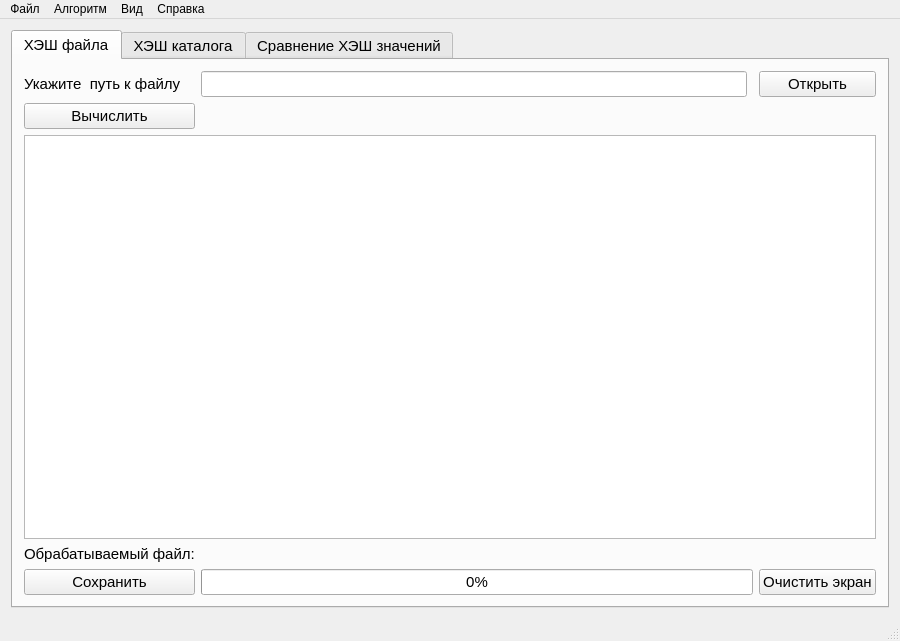
<?xml version="1.0" encoding="UTF-8"?>
<ui version="4.0">
 <class>GuiHash</class>
 <widget class="QMainWindow" name="GuiHash">
  <property name="windowModality">
   <enum>Qt::ApplicationModal</enum>
  </property>
  <property name="geometry">
   <rect>
    <x>0</x>
    <y>0</y>
    <width>900</width>
    <height>641</height>
   </rect>
  </property>
  <property name="sizePolicy">
   <sizepolicy hsizetype="Fixed" vsizetype="Fixed">
    <horstretch>0</horstretch>
    <verstretch>0</verstretch>
   </sizepolicy>
  </property>
  <property name="windowTitle">
   <string> Средства контроля целостности</string>
  </property>
  <property name="windowIcon">
   <iconset resource="qres.qrc">
    <normaloff>:/new/icon/Icon.png</normaloff>:/new/icon/Icon.png</iconset>
  </property>
  <property name="documentMode">
   <bool>false</bool>
  </property>
  <widget class="QWidget" name="centralWidget">
   <property name="enabled">
    <bool>true</bool>
   </property>
   <property name="sizePolicy">
    <sizepolicy hsizetype="Expanding" vsizetype="Expanding">
     <horstretch>0</horstretch>
     <verstretch>0</verstretch>
    </sizepolicy>
   </property>
   <property name="minimumSize">
    <size>
     <width>900</width>
     <height>600</height>
    </size>
   </property>
   <property name="maximumSize">
    <size>
     <width>16777215</width>
     <height>16777215</height>
    </size>
   </property>
   <property name="layoutDirection">
    <enum>Qt::LeftToRight</enum>
   </property>
   <property name="autoFillBackground">
    <bool>false</bool>
   </property>
   <layout class="QGridLayout" name="gridLayout">
    <item row="0" column="0">
     <widget class="QTabWidget" name="tabWidget">
      <property name="enabled">
       <bool>true</bool>
      </property>
      <property name="sizePolicy">
       <sizepolicy hsizetype="Expanding" vsizetype="Expanding">
        <horstretch>0</horstretch>
        <verstretch>0</verstretch>
       </sizepolicy>
      </property>
      <property name="font">
       <font>
        <pointsize>11</pointsize>
       </font>
      </property>
      <property name="acceptDrops">
       <bool>true</bool>
      </property>
      <property name="tabPosition">
       <enum>QTabWidget::North</enum>
      </property>
      <property name="tabShape">
       <enum>QTabWidget::Rounded</enum>
      </property>
      <property name="currentIndex">
       <number>0</number>
      </property>
      <property name="iconSize">
       <size>
        <width>16</width>
        <height>16</height>
       </size>
      </property>
      <property name="elideMode">
       <enum>Qt::ElideLeft</enum>
      </property>
      <property name="usesScrollButtons">
       <bool>false</bool>
      </property>
      <property name="documentMode">
       <bool>false</bool>
      </property>
      <property name="tabsClosable">
       <bool>false</bool>
      </property>
      <property name="movable">
       <bool>false</bool>
      </property>
      <property name="tabBarAutoHide">
       <bool>false</bool>
      </property>
      <widget class="QWidget" name="tab">
       <property name="sizePolicy">
        <sizepolicy hsizetype="Preferred" vsizetype="Preferred">
         <horstretch>0</horstretch>
         <verstretch>0</verstretch>
        </sizepolicy>
       </property>
       <attribute name="title">
        <string comment="Вычислить хэш-значение для файла" extracomment="Вычислить хэш-значение для файла">ХЭШ файла</string>
       </attribute>
       <layout class="QGridLayout" name="gridLayout_3">
        <item row="12" column="0">
         <widget class="QLabel" name="label_3">
          <property name="sizePolicy">
           <sizepolicy hsizetype="Fixed" vsizetype="Minimum">
            <horstretch>0</horstretch>
            <verstretch>0</verstretch>
           </sizepolicy>
          </property>
          <property name="font">
           <font>
            <pointsize>11</pointsize>
           </font>
          </property>
          <property name="text">
           <string>Обрабатываемый файл:</string>
          </property>
         </widget>
        </item>
        <item row="13" column="4">
         <widget class="QPushButton" name="pushButton_7">
          <property name="sizePolicy">
           <sizepolicy hsizetype="Preferred" vsizetype="Fixed">
            <horstretch>0</horstretch>
            <verstretch>0</verstretch>
           </sizepolicy>
          </property>
          <property name="text">
           <string>Очистить экран</string>
          </property>
         </widget>
        </item>
        <item row="0" column="4">
         <widget class="QPushButton" name="pushButton_2">
          <property name="sizePolicy">
           <sizepolicy hsizetype="Preferred" vsizetype="Fixed">
            <horstretch>0</horstretch>
            <verstretch>0</verstretch>
           </sizepolicy>
          </property>
          <property name="text">
           <string>Открыть</string>
          </property>
         </widget>
        </item>
        <item row="0" column="0">
         <widget class="QLabel" name="label_File">
          <property name="sizePolicy">
           <sizepolicy hsizetype="Fixed" vsizetype="Preferred">
            <horstretch>0</horstretch>
            <verstretch>0</verstretch>
           </sizepolicy>
          </property>
          <property name="text">
           <string>Укажите  путь к файлу </string>
          </property>
         </widget>
        </item>
        <item row="13" column="0">
         <widget class="QPushButton" name="pushButton_3">
          <property name="sizePolicy">
           <sizepolicy hsizetype="Preferred" vsizetype="Fixed">
            <horstretch>0</horstretch>
            <verstretch>0</verstretch>
           </sizepolicy>
          </property>
          <property name="sizeIncrement">
           <size>
            <width>0</width>
            <height>0</height>
           </size>
          </property>
          <property name="text">
           <string>Сохранить</string>
          </property>
         </widget>
        </item>
        <item row="9" column="0" colspan="5">
         <widget class="QTextBrowser" name="textBrowser">
          <property name="sizePolicy">
           <sizepolicy hsizetype="Expanding" vsizetype="Expanding">
            <horstretch>0</horstretch>
            <verstretch>0</verstretch>
           </sizepolicy>
          </property>
          <property name="font">
           <font>
            <family>Courier New</family>
            <pointsize>11</pointsize>
           </font>
          </property>
          <property name="inputMethodHints">
           <set>Qt::ImhNone</set>
          </property>
          <property name="verticalScrollBarPolicy">
           <enum>Qt::ScrollBarAsNeeded</enum>
          </property>
          <property name="horizontalScrollBarPolicy">
           <enum>Qt::ScrollBarAlwaysOff</enum>
          </property>
          <property name="sizeAdjustPolicy">
           <enum>QAbstractScrollArea::AdjustIgnored</enum>
          </property>
         </widget>
        </item>
        <item row="0" column="1" colspan="2">
         <widget class="QLineEdit" name="lineEdit">
          <property name="sizePolicy">
           <sizepolicy hsizetype="Preferred" vsizetype="Fixed">
            <horstretch>0</horstretch>
            <verstretch>0</verstretch>
           </sizepolicy>
          </property>
         </widget>
        </item>
        <item row="12" column="2">
         <widget class="QLabel" name="label_4">
          <property name="sizePolicy">
           <sizepolicy hsizetype="Expanding" vsizetype="Fixed">
            <horstretch>0</horstretch>
            <verstretch>0</verstretch>
           </sizepolicy>
          </property>
          <property name="font">
           <font>
            <pointsize>11</pointsize>
           </font>
          </property>
          <property name="text">
           <string/>
          </property>
         </widget>
        </item>
        <item row="13" column="1" colspan="3">
         <widget class="QProgressBar" name="progressBarFile">
          <property name="sizePolicy">
           <sizepolicy hsizetype="Preferred" vsizetype="Fixed">
            <horstretch>0</horstretch>
            <verstretch>0</verstretch>
           </sizepolicy>
          </property>
          <property name="value">
           <number>0</number>
          </property>
         </widget>
        </item>
        <item row="8" column="0">
         <widget class="QPushButton" name="pushButton">
          <property name="sizePolicy">
           <sizepolicy hsizetype="Preferred" vsizetype="Preferred">
            <horstretch>0</horstretch>
            <verstretch>0</verstretch>
           </sizepolicy>
          </property>
          <property name="text">
           <string>Вычислить</string>
          </property>
          <property name="checkable">
           <bool>false</bool>
          </property>
          <property name="autoDefault">
           <bool>false</bool>
          </property>
         </widget>
        </item>
       </layout>
      </widget>
      <widget class="QWidget" name="tab_2">
       <attribute name="title">
        <string comment="Вычислить ХЭШ значения для каталога" extracomment="Вычислить ХЭШ значения для каталога">ХЭШ каталога</string>
       </attribute>
       <layout class="QGridLayout" name="gridLayout_2">
        <item row="0" column="0">
         <widget class="QLabel" name="label_Directory">
          <property name="sizePolicy">
           <sizepolicy hsizetype="Fixed" vsizetype="Fixed">
            <horstretch>0</horstretch>
            <verstretch>0</verstretch>
           </sizepolicy>
          </property>
          <property name="lineWidth">
           <number>5</number>
          </property>
          <property name="text">
           <string>Укажите путь к каталогу</string>
          </property>
         </widget>
        </item>
        <item row="4" column="0" colspan="6">
         <widget class="QTextBrowser" name="textDirectory">
          <property name="font">
           <font>
            <family>Courier New</family>
            <pointsize>11</pointsize>
           </font>
          </property>
          <property name="verticalScrollBarPolicy">
           <enum>Qt::ScrollBarAsNeeded</enum>
          </property>
          <property name="horizontalScrollBarPolicy">
           <enum>Qt::ScrollBarAlwaysOff</enum>
          </property>
          <property name="sizeAdjustPolicy">
           <enum>QAbstractScrollArea::AdjustIgnored</enum>
          </property>
          <property name="autoFormatting">
           <set>QTextEdit::AutoNone</set>
          </property>
         </widget>
        </item>
        <item row="6" column="5">
         <widget class="QPushButton" name="pushButton_8">
          <property name="sizePolicy">
           <sizepolicy hsizetype="Preferred" vsizetype="Fixed">
            <horstretch>0</horstretch>
            <verstretch>0</verstretch>
           </sizepolicy>
          </property>
          <property name="text">
           <string>Очистить экран</string>
          </property>
         </widget>
        </item>
        <item row="5" column="0">
         <widget class="QLabel" name="label">
          <property name="sizePolicy">
           <sizepolicy hsizetype="Fixed" vsizetype="Preferred">
            <horstretch>0</horstretch>
            <verstretch>0</verstretch>
           </sizepolicy>
          </property>
          <property name="font">
           <font>
            <pointsize>11</pointsize>
           </font>
          </property>
          <property name="text">
           <string>Обрабатываемый файл:</string>
          </property>
         </widget>
        </item>
        <item row="5" column="2">
         <widget class="QLabel" name="label_2">
          <property name="sizePolicy">
           <sizepolicy hsizetype="Expanding" vsizetype="Fixed">
            <horstretch>0</horstretch>
            <verstretch>0</verstretch>
           </sizepolicy>
          </property>
          <property name="font">
           <font>
            <pointsize>11</pointsize>
           </font>
          </property>
          <property name="text">
           <string/>
          </property>
         </widget>
        </item>
        <item row="6" column="0">
         <widget class="QPushButton" name="pushButton_6">
          <property name="sizePolicy">
           <sizepolicy hsizetype="Preferred" vsizetype="Fixed">
            <horstretch>0</horstretch>
            <verstretch>0</verstretch>
           </sizepolicy>
          </property>
          <property name="text">
           <string>Сохранить</string>
          </property>
         </widget>
        </item>
        <item row="0" column="5">
         <widget class="QPushButton" name="pushButton_4">
          <property name="sizePolicy">
           <sizepolicy hsizetype="Preferred" vsizetype="Fixed">
            <horstretch>0</horstretch>
            <verstretch>0</verstretch>
           </sizepolicy>
          </property>
          <property name="text">
           <string>Открыть</string>
          </property>
         </widget>
        </item>
        <item row="1" column="0">
         <widget class="QPushButton" name="pushButton_5">
          <property name="sizePolicy">
           <sizepolicy hsizetype="Preferred" vsizetype="Fixed">
            <horstretch>0</horstretch>
            <verstretch>0</verstretch>
           </sizepolicy>
          </property>
          <property name="layoutDirection">
           <enum>Qt::LeftToRight</enum>
          </property>
          <property name="text">
           <string>Вычислить</string>
          </property>
         </widget>
        </item>
        <item row="0" column="1" colspan="3">
         <widget class="QLineEdit" name="lineDirectory">
          <property name="sizePolicy">
           <sizepolicy hsizetype="Preferred" vsizetype="Fixed">
            <horstretch>0</horstretch>
            <verstretch>0</verstretch>
           </sizepolicy>
          </property>
          <property name="layoutDirection">
           <enum>Qt::RightToLeft</enum>
          </property>
         </widget>
        </item>
        <item row="6" column="1" colspan="4">
         <widget class="QProgressBar" name="progressBarDirectory">
          <property name="sizePolicy">
           <sizepolicy hsizetype="Preferred" vsizetype="Fixed">
            <horstretch>0</horstretch>
            <verstretch>0</verstretch>
           </sizepolicy>
          </property>
          <property name="value">
           <number>0</number>
          </property>
         </widget>
        </item>
       </layout>
      </widget>
      <widget class="QWidget" name="tab_3">
       <property name="layoutDirection">
        <enum>Qt::LeftToRight</enum>
       </property>
       <attribute name="title">
        <string>Сравнение ХЭШ значений</string>
       </attribute>
       <layout class="QGridLayout" name="gridLayout_6">
        <item row="5" column="1">
         <widget class="QLabel" name="label_5">
          <property name="sizePolicy">
           <sizepolicy hsizetype="Fixed" vsizetype="Fixed">
            <horstretch>0</horstretch>
            <verstretch>0</verstretch>
           </sizepolicy>
          </property>
          <property name="text">
           <string>Файл №1 </string>
          </property>
         </widget>
        </item>
        <item row="17" column="1" colspan="5">
         <widget class="QTextBrowser" name="textBrowserFile1">
          <property name="sizePolicy">
           <sizepolicy hsizetype="Expanding" vsizetype="Expanding">
            <horstretch>0</horstretch>
            <verstretch>0</verstretch>
           </sizepolicy>
          </property>
          <property name="font">
           <font>
            <family>Courier New</family>
           </font>
          </property>
          <property name="verticalScrollBarPolicy">
           <enum>Qt::ScrollBarAlwaysOff</enum>
          </property>
          <property name="horizontalScrollBarPolicy">
           <enum>Qt::ScrollBarAlwaysOff</enum>
          </property>
          <property name="sizeAdjustPolicy">
           <enum>QAbstractScrollArea::AdjustIgnored</enum>
          </property>
         </widget>
        </item>
        <item row="13" column="1">
         <widget class="QLabel" name="label_7">
          <property name="sizePolicy">
           <sizepolicy hsizetype="Minimum" vsizetype="Fixed">
            <horstretch>0</horstretch>
            <verstretch>0</verstretch>
           </sizepolicy>
          </property>
          <property name="text">
           <string>Файл №2</string>
          </property>
         </widget>
        </item>
        <item row="20" column="1">
         <widget class="QLabel" name="label_6">
          <property name="text">
           <string>Идет сравнение</string>
          </property>
         </widget>
        </item>
        <item row="5" column="2">
         <widget class="QLineEdit" name="lineFile1">
          <property name="sizePolicy">
           <sizepolicy hsizetype="Expanding" vsizetype="Fixed">
            <horstretch>0</horstretch>
            <verstretch>0</verstretch>
           </sizepolicy>
          </property>
         </widget>
        </item>
        <item row="5" column="4">
         <widget class="QPushButton" name="pushButtonFile1">
          <property name="sizePolicy">
           <sizepolicy hsizetype="Preferred" vsizetype="Fixed">
            <horstretch>0</horstretch>
            <verstretch>0</verstretch>
           </sizepolicy>
          </property>
          <property name="text">
           <string>Открыть</string>
          </property>
         </widget>
        </item>
        <item row="13" column="2">
         <widget class="QLineEdit" name="lineFile2">
          <property name="sizePolicy">
           <sizepolicy hsizetype="Preferred" vsizetype="Preferred">
            <horstretch>0</horstretch>
            <verstretch>0</verstretch>
           </sizepolicy>
          </property>
         </widget>
        </item>
        <item row="20" column="2" colspan="3">
         <widget class="QProgressBar" name="progressBarCompare">
          <property name="enabled">
           <bool>true</bool>
          </property>
          <property name="sizePolicy">
           <sizepolicy hsizetype="Preferred" vsizetype="Fixed">
            <horstretch>0</horstretch>
            <verstretch>0</verstretch>
           </sizepolicy>
          </property>
          <property name="value">
           <number>0</number>
          </property>
         </widget>
        </item>
        <item row="13" column="4">
         <widget class="QPushButton" name="pushButtonFile2">
          <property name="sizePolicy">
           <sizepolicy hsizetype="Preferred" vsizetype="Fixed">
            <horstretch>0</horstretch>
            <verstretch>0</verstretch>
           </sizepolicy>
          </property>
          <property name="text">
           <string>Открыть</string>
          </property>
         </widget>
        </item>
        <item row="21" column="1">
         <widget class="QPushButton" name="pushButtonCompare">
          <property name="enabled">
           <bool>true</bool>
          </property>
          <property name="sizePolicy">
           <sizepolicy hsizetype="Preferred" vsizetype="Fixed">
            <horstretch>0</horstretch>
            <verstretch>0</verstretch>
           </sizepolicy>
          </property>
          <property name="layoutDirection">
           <enum>Qt::LeftToRight</enum>
          </property>
          <property name="text">
           <string>Сравнить </string>
          </property>
         </widget>
        </item>
        <item row="21" column="4">
         <widget class="QPushButton" name="pushButton_9">
          <property name="sizePolicy">
           <sizepolicy hsizetype="Preferred" vsizetype="Fixed">
            <horstretch>0</horstretch>
            <verstretch>0</verstretch>
           </sizepolicy>
          </property>
          <property name="text">
           <string>Сохранить</string>
          </property>
         </widget>
        </item>
       </layout>
      </widget>
     </widget>
    </item>
   </layout>
  </widget>
  <widget class="QMenuBar" name="menuBar">
   <property name="geometry">
    <rect>
     <x>0</x>
     <y>0</y>
     <width>900</width>
     <height>21</height>
    </rect>
   </property>
   <widget class="QMenu" name="menuFile">
    <property name="title">
     <string>Файл</string>
    </property>
    <addaction name="actionSave"/>
    <addaction name="actionOpen"/>
    <addaction name="actionClear"/>
    <addaction name="separator"/>
    <addaction name="action_Close"/>
   </widget>
   <widget class="QMenu" name="menuGuid">
    <property name="title">
     <string>Справка</string>
    </property>
    <addaction name="actionAbout"/>
   </widget>
   <widget class="QMenu" name="menu">
    <property name="title">
     <string>Вид</string>
    </property>
    <addaction name="actionFile"/>
    <addaction name="actionDir"/>
    <addaction name="separator"/>
    <addaction name="actionCompare"/>
   </widget>
   <widget class="QMenu" name="menu_Algoritm">
    <property name="title">
     <string>Алгоритм</string>
    </property>
    <addaction name="actionbelt_hash256"/>
    <addaction name="actionbash256"/>
    <addaction name="actionbash384"/>
    <addaction name="actionbash512"/>
   </widget>
   <addaction name="menuFile"/>
   <addaction name="menu_Algoritm"/>
   <addaction name="menu"/>
   <addaction name="menuGuid"/>
  </widget>
  <widget class="QStatusBar" name="statusBar">
   <property name="sizePolicy">
    <sizepolicy hsizetype="MinimumExpanding" vsizetype="Preferred">
     <horstretch>0</horstretch>
     <verstretch>0</verstretch>
    </sizepolicy>
   </property>
   <property name="layoutDirection">
    <enum>Qt::LeftToRight</enum>
   </property>
  </widget>
  <action name="actionSave">
   <property name="text">
    <string>Сохранить</string>
   </property>
  </action>
  <action name="actionOpen">
   <property name="text">
    <string>Открыть</string>
   </property>
  </action>
  <action name="actionClear">
   <property name="text">
    <string>Очистить</string>
   </property>
  </action>
  <action name="actionAbout">
   <property name="text">
    <string>О программе</string>
   </property>
  </action>
  <action name="action_Close">
   <property name="text">
    <string>Закрыть</string>
   </property>
  </action>
  <action name="actionFile">
   <property name="text">
    <string>Хэш файла</string>
   </property>
  </action>
  <action name="actionDir">
   <property name="text">
    <string>Хэш каталога</string>
   </property>
  </action>
  <action name="actionCompare">
   <property name="text">
    <string>Сравненеи хэш-значений</string>
   </property>
  </action>
  <action name="actionbelt_hash256">
   <property name="checkable">
    <bool>true</bool>
   </property>
   <property name="checked">
    <bool>true</bool>
   </property>
   <property name="text">
    <string>belt-hash256</string>
   </property>
  </action>
  <action name="actionbash256">
   <property name="checkable">
    <bool>true</bool>
   </property>
   <property name="text">
    <string>bash256</string>
   </property>
  </action>
  <action name="actionbash384">
   <property name="checkable">
    <bool>true</bool>
   </property>
   <property name="text">
    <string>bash384</string>
   </property>
  </action>
  <action name="actionbash512">
   <property name="checkable">
    <bool>true</bool>
   </property>
   <property name="text">
    <string>bash512</string>
   </property>
  </action>
 </widget>
 <layoutdefault spacing="6" margin="11"/>
 <tabstops>
  <tabstop>tabWidget</tabstop>
  <tabstop>pushButton_2</tabstop>
  <tabstop>pushButton_7</tabstop>
  <tabstop>pushButton</tabstop>
  <tabstop>textBrowser</tabstop>
  <tabstop>lineEdit</tabstop>
  <tabstop>pushButton_3</tabstop>
  <tabstop>pushButton_8</tabstop>
  <tabstop>pushButton_6</tabstop>
  <tabstop>pushButton_4</tabstop>
  <tabstop>pushButton_5</tabstop>
  <tabstop>lineDirectory</tabstop>
  <tabstop>textBrowserFile1</tabstop>
  <tabstop>textDirectory</tabstop>
  <tabstop>lineFile1</tabstop>
  <tabstop>pushButtonFile1</tabstop>
  <tabstop>lineFile2</tabstop>
  <tabstop>pushButtonFile2</tabstop>
  <tabstop>pushButtonCompare</tabstop>
  <tabstop>pushButton_9</tabstop>
 </tabstops>
 <resources>
  <include location="qres.qrc"/>
 </resources>
 <connections/>
</ui>
